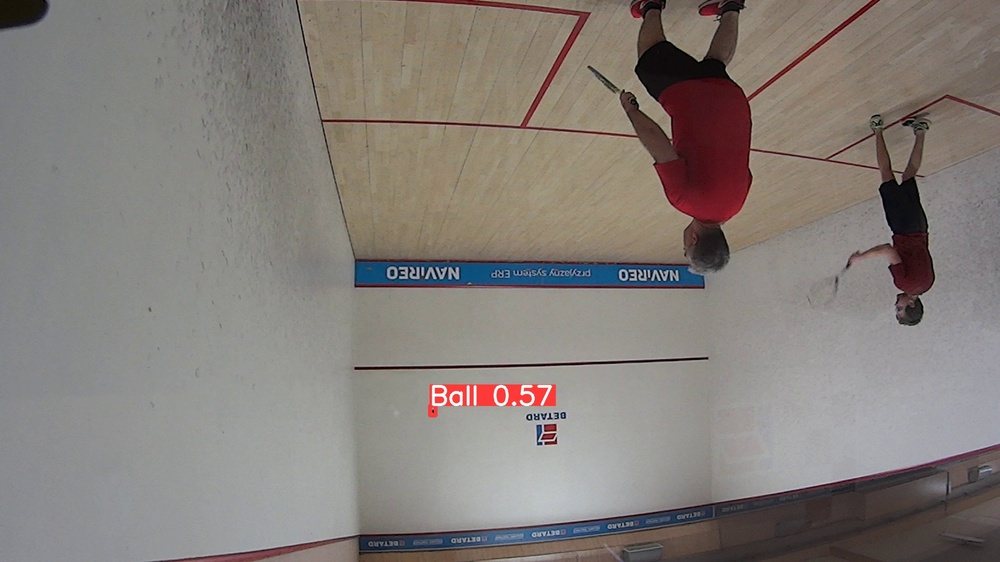
#> input picture tools/rotate_one_image/18.jpg, 1000 x 562 px, shrunk from 1920 x 1080 before the run
$ python rotate_one_image.py
#> lines starting #> are read from the running program, lines starting #| are printed output that depends on the picture
from PIL import Image


def rotate_image(image_path, degrees_to_rotate, output_path):
    # Open the image file
#> called with image_path = '18.jpg', degrees_to_rotate = 180, output_path = 'yolo_example.jpg'
    image = Image.open(image_path)
#> image is the input picture: PIL image 1000x562 RGB; mean R, G, B 133.1, 126.6, 121.9

    # Rotate the image
    rotated_image = image.rotate(degrees_to_rotate)
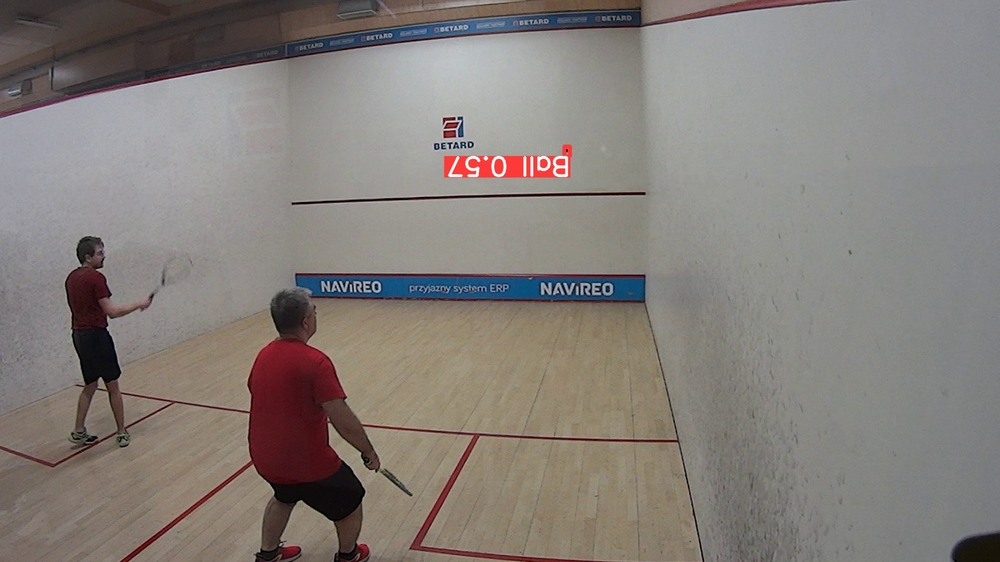
#> rotated_image: PIL image 1000x562 RGB; mean R, G, B 133.1, 126.6, 121.9

    # Save the rotated image
    rotated_image.save(output_path)
    print("Image rotated and saved successfully!")


# Example usage:
input_image_path = "18.jpg"
output_image_path = "yolo_example.jpg"
degrees_to_rotate = 180

rotate_image(input_image_path, degrees_to_rotate, output_image_path)

$ run again, with tools/rotate_one_image/problemy6a.jpg copied over tools/rotate_one_image/18.jpg
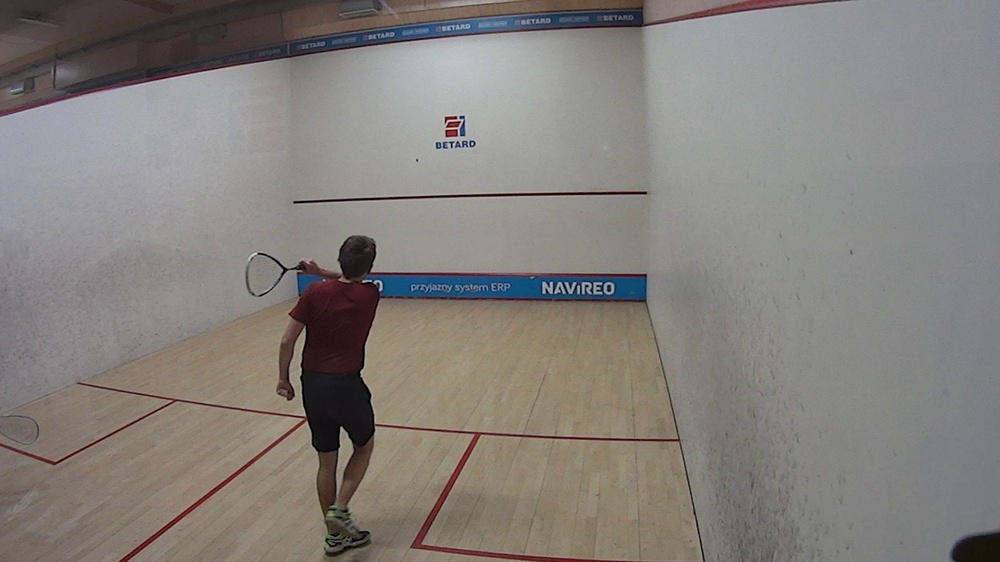
#> input picture tools/rotate_one_image/problemy6a.jpg, 1000 x 562 px, shrunk from 1920 x 1080 before the run
#> in rotate_image, image is the input picture: PIL image 1000x562 RGB; mean R, G, B 132.5, 128, 123.7
#> in rotate_image, `rotated_image = image.rotate(degrees_to_rotate)`:
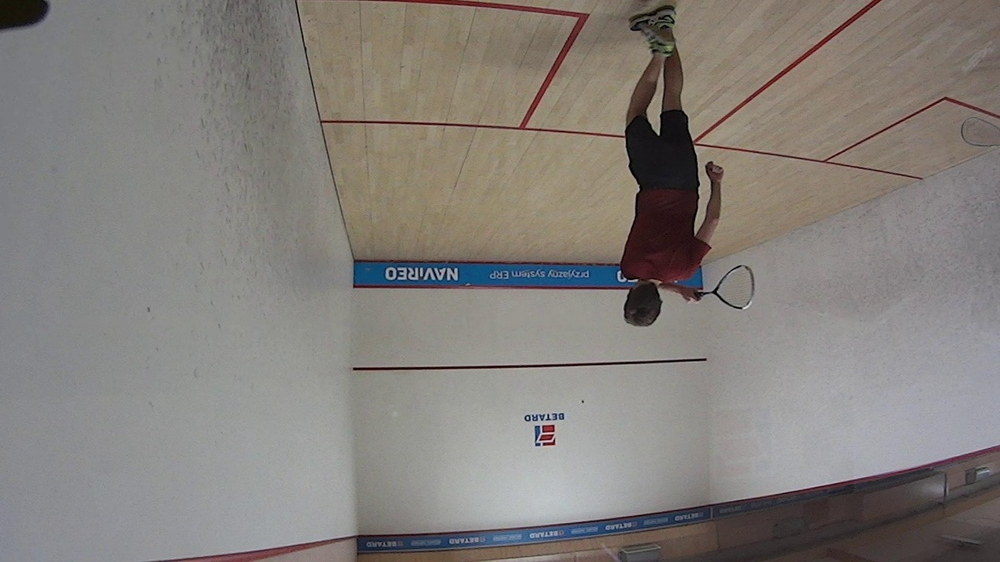
#> rotated_image: PIL image 1000x562 RGB; mean R, G, B 132.5, 128, 123.7
